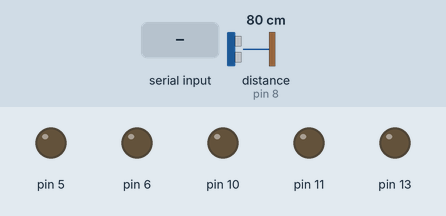
A sketch run on a simulated Arduino Uno, built with avr-gcc and run on an emulated ATmega328P. On the bench: output pins drawn as LEDs (lit = HIGH). Inputs (shaded band) come from the test bench; at power-on: distance to the obstacle (sensor on pin 8) 80 cm. The echo pulse lasts 58.3 µs per cm.

Above: at 1.2 s.
1.3 s: "1" received over Serial
At 2.1 s:
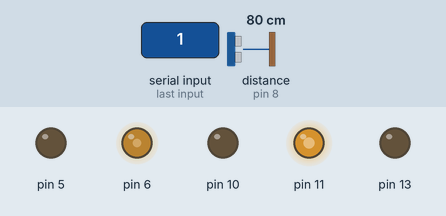
2.8 s: "0" received over Serial
At 3.3 s:
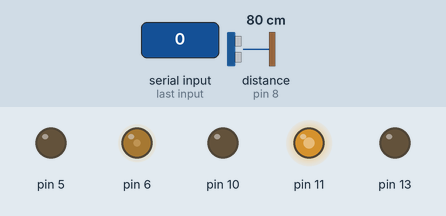
4.3 s: "2" received over Serial
At 5.5 s:
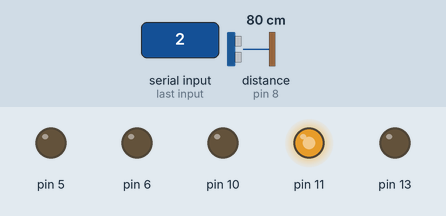
5.8 s: distance to the obstacle (sensor on pin 8) set to 17 cm
7.3 s: distance to the obstacle (sensor on pin 8) set to 13 cm
At 7.9 s:
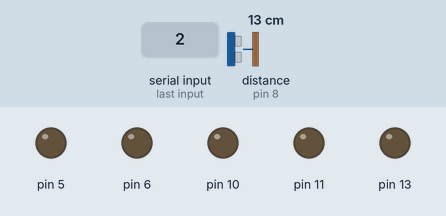
Timing chart, 0 to 9.8 s (numbered marks = the images above; inputs shaded):
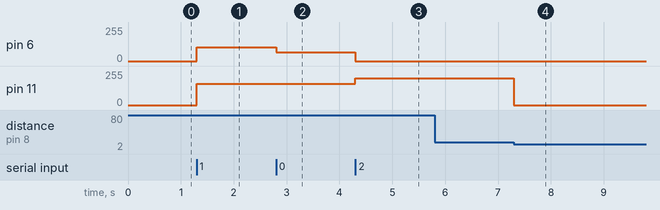

Measured:
- the behaviour switches between 16 and 15 cm on distance to the obstacle (sensor on pin 8) (found by bisection; images 3 and 4)
- after the input at 1.3 s, pin 6: 0/255 → 104/255 at once; pin 11: 0/255 → 160/255 at once
- after the input at 2.8 s, pin 6: 104/255 → 64/255 at once
- after the input at 4.3 s, pin 6: 64/255 → 0/255 at once; pin 11: 160/255 → 200/255 at once
- after the input at 5.8 s, every drawn part: stays the same
- after the input at 7.3 s, pin 11: 200/255 → 0/255 at once

The sketch:

webcar.ino
```cpp
#include <NewPing.h>

#define TRIGGER_PIN  9  // Arduino pin tied to trigger pin on the ultrasonic sensor.
#define ECHO_PIN     8  // Arduino pin tied to echo pin on the ultrasonic sensor.
#define MAX_DISTANCE 20 // Maximum distance we want to ping for (in centimeters). Maximum sensor distance is rated at 400-500cm.

NewPing sonar(TRIGGER_PIN, ECHO_PIN, MAX_DISTANCE); // NewPing setup of pins and maximum distance.

#define max_speed  200
int speed_step = max_speed/5;

bool action = false;
int dist = 100;

void setup() {
  Serial.begin(115200);
  pinMode(5, OUTPUT);
  pinMode(6, OUTPUT);
  pinMode(10, OUTPUT);
  pinMode(11, OUTPUT);
  pinMode(13, OUTPUT);
  Stop();
}

void Forward(int left, int right) {
  digitalWrite(5, LOW);
  analogWrite(6, right*speed_step);
  digitalWrite(10, LOW);
  analogWrite(11, left*speed_step);
}

void Backward(int left, int right) {
  analogWrite(5, right*speed_step);
  digitalWrite(6, LOW);
  analogWrite(10, left*speed_step);
  digitalWrite(11, LOW);
}

void Stop() {
  digitalWrite(5, LOW);
  digitalWrite(6, LOW);
  digitalWrite(10, LOW);
  digitalWrite(11, LOW);
}

void loop() {
  dist = sonar.ping_cm();

  if (0 < dist && dist <= 15) {
    Stop();
  }
  else {
    if (Serial.available()) {
      //action = true;
      int cmd = Serial.read();

      if (cmd == 0) {
        Stop();
        delay(1000);
        //action = false;
      }

      else if (cmd >= 1 && cmd <= 55) {
        //int speed_pwm = map(cmd, 0, 49, 0, max_speed); //位置轉換成左輪速度      越中間速度越快
        Forward(cmd/10, cmd%10);

      }
      else if (cmd >= 101 && cmd <= 155) {
        //int speed_pwm = map(cmd, 100, 50, 0, max_speed); //位置轉換成右輪速度     越中間速度越快
        cmd = cmd - 100;
        Backward(cmd/10, cmd%10);
      }

      //delay(5);
    }
  }
}
```
